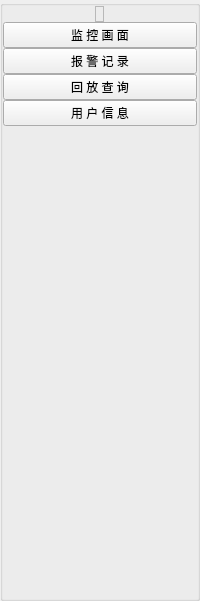
           <widget class="QGroupBox" name="groupBox_2">
            <property name="styleSheet">
             <string notr="true"/>
            </property>
            <property name="title">
             <string/>
            </property>
            <layout class="QVBoxLayout" name="verticalLayout">
             <property name="spacing">
              <number>0</number>
             </property>
             <property name="leftMargin">
              <number>0</number>
             </property>
             <property name="topMargin">
              <number>0</number>
             </property>
             <property name="rightMargin">
              <number>0</number>
             </property>
             <property name="bottomMargin">
              <number>9</number>
             </property>
             <item alignment="Qt::AlignHCenter|Qt::AlignVCenter">
              <widget class="QFrame" name="frame_4">
               <property name="sizePolicy">
                <sizepolicy hsizetype="Minimum" vsizetype="Minimum">
                 <horstretch>0</horstretch>
                 <verstretch>0</verstretch>
                </sizepolicy>
               </property>
               <property name="minimumSize">
                <size>
                 <width>0</width>
                 <height>0</height>
                </size>
               </property>
               <property name="frameShape">
                <enum>QFrame::StyledPanel</enum>
               </property>
               <property name="frameShadow">
                <enum>QFrame::Raised</enum>
               </property>
               <layout class="QVBoxLayout" name="verticalLayout_9">
                <property name="leftMargin">
                 <number>0</number>
                </property>
                <property name="topMargin">
                 <number>0</number>
                </property>
                <property name="rightMargin">
                 <number>0</number>
                </property>
                <property name="bottomMargin">
                 <number>0</number>
                </property>
                <item>
                 <widget class="QLabel" name="softwareNameLabel">
                  <property name="sizePolicy">
                   <sizepolicy hsizetype="Preferred" vsizetype="Fixed">
                    <horstretch>0</horstretch>
                    <verstretch>0</verstretch>
                   </sizepolicy>
                  </property>
                  <property name="text">
                   <string/>
                  </property>
                  <property name="pixmap">
                   <pixmap resource="../apprcc.qrc">:/login/icon/applabel.png</pixmap>
                  </property>
                 </widget>
                </item>
               </layout>
              </widget>
             </item>
             <item>
              <widget class="QPushButton" name="page1Button">
               <property name="text">
                <string>监 控 画 面</string>
               </property>
               <property name="checkable">
                <bool>true</bool>
               </property>
               <property name="checked">
                <bool>false</bool>
               </property>
              </widget>
             </item>
             <item>
              <widget class="QPushButton" name="page2Button">
               <property name="text">
                <string>报 警 记 录</string>
               </property>
               <property name="checkable">
                <bool>true</bool>
               </property>
              </widget>
             </item>
             <item>
              <widget class="QPushButton" name="page4Button">
               <property name="text">
                <string>回 放 查 询</string>
               </property>
               <property name="checkable">
                <bool>true</bool>
               </property>
              </widget>
             </item>
             <item>
              <widget class="QPushButton" name="page5Button">
               <property name="text">
                <string>用 户 信 息</string>
               </property>
               <property name="checkable">
                <bool>true</bool>
               </property>
              </widget>
             </item>
             <item>
              <spacer name="verticalSpacer">
               <property name="orientation">
                <enum>Qt::Vertical</enum>
               </property>
               <property name="sizeType">
                <enum>QSizePolicy::Fixed</enum>
               </property>
               <property name="sizeHint" stdset="0">
                <size>
                 <width>20</width>
                 <height>463</height>
                </size>
               </property>
              </spacer>
             </item>
            </layout>
           </widget>
